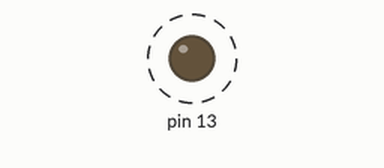
The sketch below on a simulated Arduino Uno, built with avr-gcc and run on an emulated ATmega328P. Parts: output pins drawn as LEDs (lit = HIGH). Dashed ring = blinking.

Above: at 0.25 s.
Timing chart, 0 to 3.0 s (numbered marks = the images above):
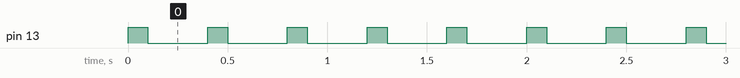

The sketch:

blink.ino
```cpp
//最先执行 LED_BUILTIN
void setup() {
  pinMode(13, OUTPUT);
}

//会一直做下面的事情
void loop() {
  digitalWrite(13, HIGH);
  delay(100);
  digitalWrite(13, LOW);
  delay(300);
}
```

Measured:
- by itself, pin 13: alternates HIGH for 0.10 s and LOW for 0.30 s
